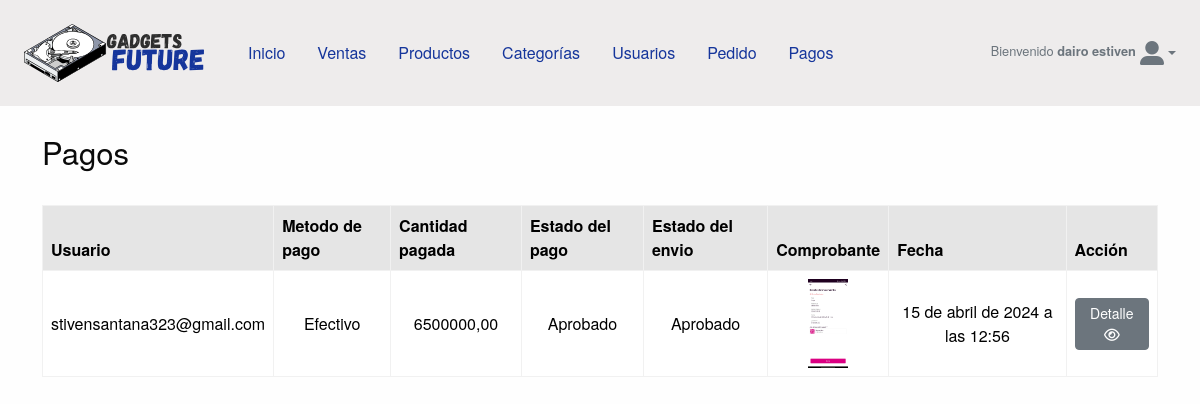
/pedido/admin/pagos/ (signed in), run on an earlier commit of the app's database.
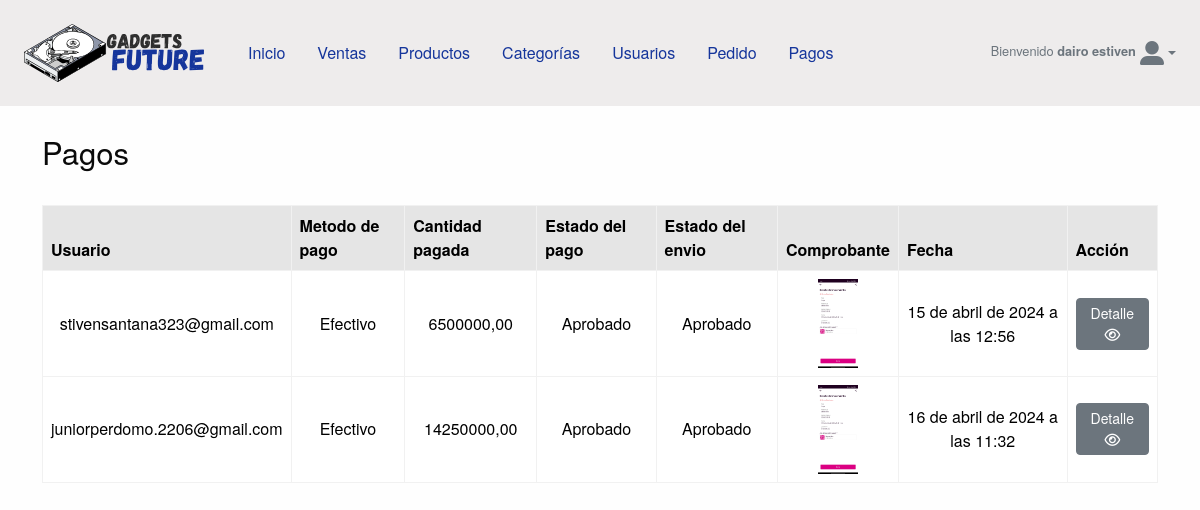
And on a later commit of the database.
### cuenta/models.py (models this page shows, shortened)
class Cuenta(AbstractBaseUser):
    nombre = models.CharField(max_length=25)
    apellido = models.CharField(max_length=25)
    username = models.CharField(max_length=25, unique=True, verbose_name="usuario")
    correo_electronico = models.EmailField(max_length=50, unique=True)
    telefono = models.CharField(max_length=12)
    inicio_acceso = models.DateField(default=timezone.now)
    ultimo_acceso = models.DateField(default=timezone.now)
    is_staff = models.BooleanField(default=False, verbose_name="usuario")
    is_admin = models.BooleanField(default=False, verbose_name="Administrador")
    is_active = models.BooleanField(default=False, verbose_name="Actvio")
    USERNAME_FIELD = "correo_electronico"
    REQUIRED_FIELDS = ["nombre", "apellido", "username"]
    objects = ManejardorCuenta()
    def __str__(self):
        return self.correo_electronico

### pedido/models.py (models this page shows, shortened)
class Pago(models.Model):
    OPCIONES_ESTADO_PAGOS = [
        ("En espera de verificación", "En espera de verificación"),
        ("Aprobado", "Aprobado"),
        ("Rechazado", "Rechazado"),
    ]
    OPCIONES_ENVIO = [
        ("En espera de verificación", "En espera de verificación"),
        ("Aprobado", "Aprobado"),
        ("Rechazado", "Rechazado"),
    ]
    usuario = models.ForeignKey(Cuenta, on_delete=models.CASCADE, null=True, blank=True)
    metodo_pago = models.CharField(max_length=50, null=True, blank=True)
    cantidad_pagada = models.DecimalField(max_digits=12, decimal_places=2,  null=True, blank=True)
    comprobante = models.ImageField(
        upload_to="comprobantes/",
        validators=[validate_image_file_extension]
    )
    estado_pago = models.CharField(
        max_length=50, choices=OPCIONES_ESTADO_PAGOS, default="En espera de verificación"
    )
    estado_envio = models.CharField(
        max_length=50, choices=OPCIONES_ENVIO, default="En espera de verificación"
    )
    fecha = models.DateTimeField(default=timezone.now)

### config/decorators.py (the view)
    def wrapper(request, *args, **kwargs):
        cuenta = Cuenta.objects.get(correo_electronico=request.user)
        if cuenta.is_active and cuenta.is_staff and cuenta.is_admin:
            return view_func(request, *args, **kwargs)
        else:
            return redirect("inicio_sesion")

### pedido/views.py (called while the page is built)
@login_required(login_url="inicio_sesion")
@protect_route
def lista_pagos(request):
    queryset = Pago.objects.all()
    return render(
        request,
        "admin/pagos/lista_pagos.html",
        {"pagos": queryset},
    )

### tienda/context_processors.py (called while the page is built)
def enlaces_categorias(request):
    enlace = Categoria.objects.all()
    return dict(enlace_categoria=enlace)

### templates/admin/pagos/lista_pagos.html (shortened to what this page needs)
{% extends 'admin/base_admin.html' %}
{% load static %}
{% block content %}
<div>
    <div class="container my-3">
        <div class="d-flex justify-content-between my-4">
            <div>
                <h3>Pagos</h3>
            </div>
        </div>
        <div class="d-flex justify-content-center text-center">
            <div class="col-12">
                <div class="table-responsive">
                    <table id="tblAdmin" class="table table-hover table-bordered">
                        <thead class="table-active ">
                            <tr>
                                <th scope="col">Usuario</th>
                                <th scope="col">Metodo de pago</th>
                                <th scope="col">Cantidad pagada</th>
                                <th scope="col">Estado del pago</th>
                                <th scope="col">Estado del envio</th>
                                <th scope="col">Comprobante</th>
                                <th scope="col">Fecha</th>
                                <th scope="col">Acción</th>
                            </tr>
                        </thead>
                        <tbody>
                            {% for p in pagos %}
                            <tr>
                                <td class="align-middle">
                                    <span>{{ p.usuario }}</span>
                                </td>
                                <td class="align-middle">{{ p.metodo_pago }}</td>
                                <td class="align-middle">{{ p.cantidad_pagada }}</td>
                                <td class="align-middle text-center">{{ p.estado_pago }}</td>
                                <td class="align-middle text-center">{{ p.estado_envio }}</td>
                                <td class="align-middle text-center">
                                    <a href="{{ p.comprobante.url }}" target="_blank">
                                        <img width="40px" src="{{ p.comprobante.url }}" alt="">
                                    </a>
                                </td>
                                <td class="align-middle text-center">{{ p.fecha }}</td>
                                <td class="align-middle">
                                    <div class="d-flex gap-1">
                                        <a href="{% url 'detalle_pagos_admin' p.id %}" class="btn btn-secondary btn-sm">Detalle <i class="fa-regular fa-eye"></i></a>
                                    </div>
                                </td>
                            </tr>
                            {% endfor %}
                        </tbody>
                    </table>
                </div>
            </div>
        </div>
    </div>
{% endblock %}

### templates/admin/base_admin.html (shortened to what this page needs)
{% load static %}
<!DOCTYPE html>
<html lang="es">
  <head>
    <link href="https://cdn.jsdelivr.net/npm/bootstrap@5.3.2/dist/css/bootstrap.min.css" rel="stylesheet" />
    <link rel="stylesheet" href="{% static 'css/admin/admin.css' %}" />
    <link href="{% static 'fonts/fontawesome/all.min.css' %}" rel="stylesheet" type="text/css" />
    <link rel="stylesheet" href="https://cdnjs.cloudflare.com/ajax/libs/foundation/6.4.3/css/foundation.min.css" />
    <link rel="stylesheet" href="https://cdn.datatables.net/2.0.3/css/dataTables.foundation.css" />
    <link rel="stylesheet" href="https://cdn.datatables.net/buttons/3.0.1/css/buttons.foundation.css" />
  </head>
  <body>
    <div class="container-fluid">
      <div class="row">
        {% include 'admin/include/menu.html' %}
        {% block content %}
        {% endblock %}
      </div>
    </div>
  </body>
</html>

### templates/admin/include/menu.html (shortened to what this page needs)
{% load static %}
<div class="text-secondary bg-nav">
  <div class="container-fluid my-4 d-lg-flex align-items-center text-center gap-2">
    <a class="navbar-brand" href="{% url 'dashboard' %}"><img src="{% static 'img/logo.svg' %}" alt="logo" width="180px" /></a>
    <ul class="nav mb-2 mb-lg-0 colors-texto me-auto">
      <li class="nav-item">
        <a class="nav-link" href="{% url 'dashboard' %}">Inicio</a>
      </li>
      <li class="nav-item">
        <a class="nav-link" href="{% url 'lista_venta' %}">Ventas</a>
      </li>
      <li class="nav-item">
        <a class="nav-link" href="{% url 'lista_productos' %}">Productos</a>
      </li>
      <li class="nav-item">
        <a class="nav-link" href="{% url 'lista_categorias' %}">Categorías</a>
      </li>
      <li class="nav-item">
        <a class="nav-link" href="{% url 'lista_usuario' %}">Usuarios</a>
      </li>
      <li class="nav-item">
        <a class="nav-link" href="{% url 'lista_pedido' %}">Pedido</a>
      </li>
      <li class="nav-item">
        <a class="nav-link" href="{% url 'lista_pagos' %}">Pagos</a>
      </li>
    </ul>
    <div class="d-flex ml-auto">
      {% if user.is_authenticated %}
        <small class="py-0 my-0 mx-1">Bienvenido <strong>{{ user.nombre }}</strong></small>
      {% endif %}
      <li class="nav-item dropdown list-unstyled">
        <a class="nav-link dropdown-toggle" href="#" role="button" data-bs-toggle="dropdown" aria-expanded="false"><i class="fa-solid fa-user-large fa-xl"></i></a>
      </li>
    </div>
  </div>
</div>

### static/css/admin/admin.css (style rules this page uses)
body { font-family: 'Quicksand'; }
.bg-nav { background-color: #eeecec; }
.colors-texto li>a { color: #15359B; }

What changed in the data, as far as the page shows it:
added Pago: usuario "juniorperdomo.2206@gmail.com", metodo_pago "Efectivo", cantidad_pagada "14250000,00", estado_pago "Aprobado", estado_envio "Aprobado", comprobante (picture), fecha "16 de abril de 2024 a las 11:32"
